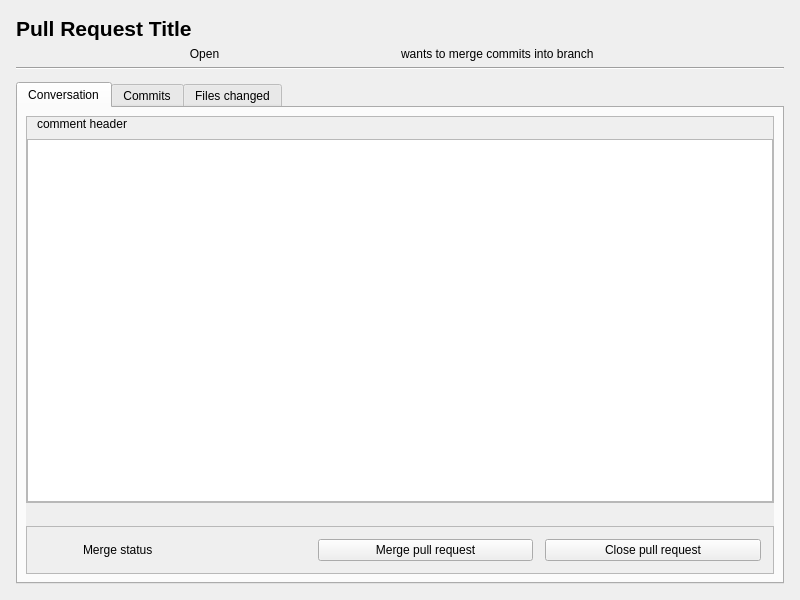
<?xml version="1.0" encoding="UTF-8"?>
<ui version="4.0">
 <class>PullRequestDetailsWidget</class>
 <widget class="QWidget" name="PullRequestDetailsWidget">
  <property name="geometry">
   <rect>
    <x>0</x>
    <y>0</y>
    <width>800</width>
    <height>600</height>
   </rect>
  </property>
  <property name="windowTitle">
   <string>Pull Request Details</string>
  </property>
  <layout class="QVBoxLayout" name="mainLayout">
   <property name="spacing">
    <number>12</number>
   </property>
   <property name="leftMargin">
    <number>16</number>
   </property>
   <property name="topMargin">
    <number>16</number>
   </property>
   <property name="rightMargin">
    <number>16</number>
   </property>
   <property name="bottomMargin">
    <number>16</number>
   </property>
   <item>
    <layout class="QVBoxLayout" name="headerLayout">
     <property name="spacing">
      <number>6</number>
     </property>
     <item>
      <widget class="QLabel" name="mLblTitle">
       <property name="font">
        <font>
         <pointsize>16</pointsize>
         <weight>75</weight>
         <bold>true</bold>
        </font>
       </property>
       <property name="text">
        <string>Pull Request Title</string>
       </property>
      </widget>
     </item>
     <item>
      <layout class="QHBoxLayout" name="metaLayout">
       <property name="spacing">
        <number>8</number>
       </property>
       <item>
        <widget class="QLabel" name="mLblStatus">
         <property name="text">
          <string>Open</string>
         </property>
         <property name="alignment">
          <set>Qt::AlignCenter</set>
         </property>
        </widget>
       </item>
       <item>
        <widget class="QLabel" name="mLblDescriptionMeta">
         <property name="text">
          <string>wants to merge commits into branch</string>
         </property>
        </widget>
       </item>
       <item>
        <spacer name="headerSpacer">
         <property name="orientation">
          <enum>Qt::Horizontal</enum>
         </property>
        </spacer>
       </item>
      </layout>
     </item>
     <item>
      <widget class="QFrame" name="headerLine">
       <property name="frameShape">
        <enum>QFrame::HLine</enum>
       </property>
       <property name="frameShadow">
        <enum>QFrame::Sunken</enum>
       </property>
      </widget>
     </item>
    </layout>
   </item>
   <item>
    <widget class="QTabWidget" name="mPRTabs">
     <property name="currentIndex">
      <number>0</number>
     </property>
     <widget class="QWidget" name="tabConversation">
      <attribute name="title">
       <string>Conversation</string>
      </attribute>
      <layout class="QVBoxLayout" name="tabConvLayout">
       <property name="leftMargin">
        <number>8</number>
       </property>
       <property name="topMargin">
        <number>8</number>
       </property>
       <property name="rightMargin">
        <number>8</number>
       </property>
       <property name="bottomMargin">
        <number>8</number>
       </property>
       <item>
        <widget class="QScrollArea" name="scrollArea">
         <property name="widgetResizable">
          <bool>true</bool>
         </property>
         <property name="frameShape">
          <enum>QFrame::NoFrame</enum>
         </property>
         <widget class="QWidget" name="scrollAreaWidgetContents">
          <layout class="QVBoxLayout" name="scrollLayout">
           <property name="spacing">
            <number>16</number>
           </property>
           <property name="leftMargin">
            <number>0</number>
           </property>
           <property name="topMargin">
            <number>0</number>
           </property>
           <property name="rightMargin">
            <number>0</number>
           </property>
           <property name="bottomMargin">
            <number>0</number>
           </property>
           <item>
            <widget class="QFrame" name="commentFrame">
             <property name="frameShape">
              <enum>QFrame::StyledPanel</enum>
             </property>
             <layout class="QVBoxLayout" name="commentLayout">
              <property name="spacing">
               <number>8</number>
              </property>
              <property name="leftMargin">
               <number>0</number>
              </property>
              <property name="topMargin">
               <number>0</number>
              </property>
              <property name="rightMargin">
               <number>0</number>
              </property>
              <property name="bottomMargin">
               <number>0</number>
              </property>
              <item>
               <widget class="QLabel" name="mLblCommentHeader">
                <property name="text">
                 <string>comment header</string>
                </property>
                <property name="indent">
                 <number>10</number>
                </property>
               </widget>
              </item>
              <item>
               <widget class="QTextEdit" name="mTxtCommentBody">
                <property name="readOnly">
                 <bool>true</bool>
                </property>
               </widget>
              </item>
             </layout>
            </widget>
           </item>
           <item>
            <spacer name="scrollSpacer">
             <property name="orientation">
              <enum>Qt::Vertical</enum>
             </property>
             <property name="sizeType">
              <enum>QSizePolicy::Expanding</enum>
             </property>
            </spacer>
           </item>
           <item>
            <widget class="QFrame" name="mMergePanel">
             <property name="frameShape">
              <enum>QFrame::StyledPanel</enum>
             </property>
             <layout class="QHBoxLayout" name="mergeLayout">
              <property name="spacing">
               <number>12</number>
              </property>
              <property name="leftMargin">
               <number>12</number>
              </property>
              <property name="topMargin">
               <number>12</number>
              </property>
              <property name="rightMargin">
               <number>12</number>
              </property>
              <property name="bottomMargin">
               <number>12</number>
              </property>
              <item>
               <widget class="QLabel" name="mLblMergeIcon">
                <property name="maximumSize">
                 <size>
                  <width>32</width>
                  <height>32</height>
                 </size>
                </property>
                <property name="text">
                 <string/>
                </property>
               </widget>
              </item>
              <item>
               <widget class="QLabel" name="mLblMergeStatus">
                <property name="text">
                 <string>Merge status</string>
                </property>
               </widget>
              </item>
              <item>
               <spacer name="mergeSpacer">
                <property name="orientation">
                 <enum>Qt::Horizontal</enum>
                </property>
               </spacer>
              </item>
              <item>
               <widget class="QPushButton" name="mBtnMerge">
                <property name="text">
                 <string>Merge pull request</string>
                </property>
               </widget>
              </item>
              <item>
               <widget class="QPushButton" name="mBtnClose">
                <property name="text">
                 <string>Close pull request</string>
                </property>
               </widget>
              </item>
             </layout>
            </widget>
           </item>
          </layout>
         </widget>
        </widget>
       </item>
      </layout>
     </widget>
     <widget class="QWidget" name="tabCommits">
      <attribute name="title">
       <string>Commits</string>
      </attribute>
      <layout class="QVBoxLayout" name="tabCommitsLayout">
       <property name="leftMargin">
        <number>8</number>
       </property>
       <property name="topMargin">
        <number>8</number>
       </property>
       <property name="rightMargin">
        <number>8</number>
       </property>
       <property name="bottomMargin">
        <number>8</number>
       </property>
       <item>
        <widget class="QListWidget" name="mCommitsList"/>
       </item>
      </layout>
     </widget>
     <widget class="QWidget" name="tabFiles">
      <attribute name="title">
       <string>Files changed</string>
      </attribute>
      <layout class="QVBoxLayout" name="tabFilesLayout">
       <property name="leftMargin">
        <number>0</number>
       </property>
       <property name="topMargin">
        <number>0</number>
       </property>
       <property name="rightMargin">
        <number>0</number>
       </property>
       <property name="bottomMargin">
        <number>0</number>
       </property>
       <item>
        <widget class="QSplitter" name="splitter">
         <property name="orientation">
          <enum>Qt::Horizontal</enum>
         </property>
         <widget class="QTreeWidget" name="mFilesTree">
          <property name="maximumSize">
           <size>
            <width>250</width>
            <height>16777215</height>
           </size>
          </property>
         </widget>
         <widget class="QTextBrowser" name="mDiffBrowser"/>
        </widget>
       </item>
      </layout>
     </widget>
    </widget>
   </item>
  </layout>
 </widget>
 <resources/>
 <connections/>
</ui>
